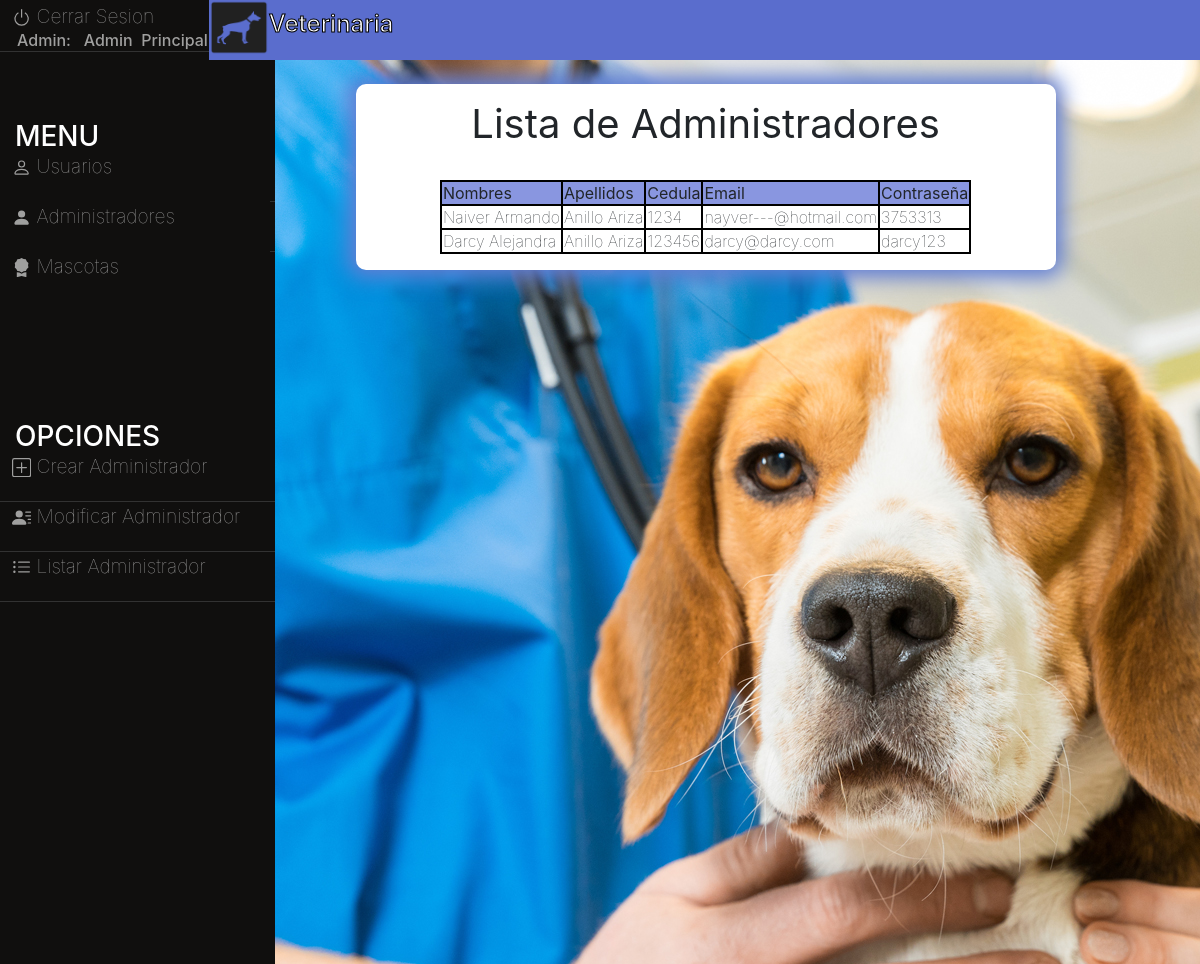
/Veterinaria/menuprinc.php?a2=list (signed in), run on the app's committed database.
### tables this page shows
CREATE TABLE `administrador` (
  `p_nombre` varchar(100) NOT NULL,
  `s_nombre` varchar(100) NOT NULL,
  `p_apellido` varchar(100) NOT NULL,
  `s_apellido` varchar(100) NOT NULL,
  `cedula` varchar(30) NOT NULL,
  `mail` varchar(100) NOT NULL,
  `password` varchar(30) NOT NULL,
  `creador` varchar(100) NOT NULL,
  `idcreador` varchar(30) NOT NULL
);

### Veterinaria/conexion.php (called while the page is built, shortened)
<?php
class conexion{
	public function conectar(){
		$this->lin = mysqli_connect("localhost", "anillonaiver", "naiver3753313", "veterinaria");
		return $this->lin;
	}
}
?>

### Veterinaria/admin.php (called while the page is built, shortened)
<?php
class admin{
	public function lista($creador,$cedcreador,$lin){
		$sql = "SELECT * FROM administrador WHERE idcreador = '$cedcreador' AND creador = '$creador'";
		$result = $lin->query($sql);
		$arr=array();
		while ($fila = $result->fetch_assoc()){
			$arr[]=$fila;
		}
		return($arr);
	}
}
?>

### Veterinaria/crudAdm.php (the view, shortened to what this page needs)
<!DOCTYPE html>
<html>
<head>
</head>
<body>
	<div class="contenedor">
		<div class="contenido"><br>
			<div class="box box-shadow">
<?php
	require_once("conexion.php");
	require_once("admin.php");
	$con = new conexion();
	$admin = new admin();
			?>
		<?php
	if (isset($_SESSION['listadmin'])) {
		if ($_SESSION['listadmin'] == "True") {
			$arr=$admin->lista($_SESSION['nomlogin'],$_SESSION['cedlogin'],$con->conectar());
			if (empty($arr)) {
				?>
					<h1><center><b>Lista de Administradores</center></h1></b><br>
					<br>
					<div class="alert alert-warning" style="color: #ADA226; border: 2px solid #ADA226; border-radius: 10px; padding: 12px" role="alert">
			  				<b>No hay Registros.
					</div>
				<?php
			}else{
				?>
				<link rel="stylesheet" type="text/css" href="style.css">
				<h1><center><b>Lista de Administradores</center></h1></b><br>
					<center><table>
						<tr style="background: #8996E0;">
								<th><b>Nombres</th><th><b>Apellidos</th><th><b>Cedula</th><th><b>Email</th><th><b>Contraseña</th>
						</tr>
						<?php
						for ($i=0; $i <count($arr) ; $i++) {
						?>
						<tr>
							<td>
								<?php echo $arr[$i]['p_nombre']."  ".$arr[$i]['s_nombre']?>
							</td>
							<td>
								<?php echo $arr[$i]['p_apellido']."  ".$arr[$i]['s_apellido']?>
							</td>
							<td>
								<?php echo $arr[$i]['cedula']?>
							</td>
							<td>
								<?php echo $arr[$i]['mail']?>
							</td>
							<td>
								<?php echo $arr[$i]['password']?>
							</td>
						</tr>
				<?php
				}
			?></table></center><?php
			}
		}
	}
			?>
			</div>
		</div>
	</div>
</body>
</html>

### Veterinaria/menuprinc.php (shortened to what this page needs)
<?php
if(!isset($_SESSION['Reg'])){
	header('Location: login.php');
}else{
	if($_SESSION['Reg']!='ok'){
		header('Location: login.php');
	}else{
		include("index.php");
		if (isset($_GET['a2'])) {
			if ($_GET['a2']=='list'){
				include("menuadm.php");
				include("crudAdm.php");
			}
		}
	}
}
?>

### Veterinaria/menu.php (shortened to what this page needs)
<head>
	<link rel="stylesheet" type="text/css" href="style.css">
	<link rel="stylesheet" href="https://stackpath.bootstrapcdn.com/bootstrap/4.4.1/css/bootstrap.min.css">
</head>
<body>
	<header>
		<nav>
			<ul>
				<nav class="closet">
					<ul>
						<li>
							<a href="menuprinc.php?b=del" class="menu"><svg class="bi bi-power" width="1em" height="1em" viewBox="0 0 16 16" fill="currentColor" xmlns="http://www.w3.org/2000/svg">
	  <path fill-rule="evenodd" d="M5.578 4.437a5 5 0 104.922.044l.5-.866a6 6 0 11-5.908-.053l.486.875z" clip-rule="evenodd"/>
	  <path fill-rule="evenodd" d="M7.5 8V1h1v7h-1z" clip-rule="evenodd"/>
	</svg> Cerrar Sesion<br><h6>&nbsp;&nbsp;&nbsp;&nbsp;Admin:&nbsp;&nbsp;&nbsp;<?php echo $_SESSION['nomlogin'];
?>&nbsp;&nbsp;<?php echo $_SESSION['apelogin'];
?></h6></a>
						</li>
					</ul>
				</nav>
					<h3>&nbsp;&nbsp;MENU</h3>
				<li>
					<a href="menuprinc.php?a=usu" class="menu"> Usuarios</a>
				</li>
				<li>
					<a href="menuprinc.php?a=adm" class="menu"><svg class="bi bi-person-fill" width="1em" height="1em" viewBox="0 0 16 16" fill="currentColor" xmlns="http://www.w3.org/2000/svg">
	  <path fill-rule="evenodd" d="M3 14s-1 0-1-1 1-4 6-4 6 3 6 4-1 1-1 1H3zm5-6a3 3 0 100-6 3 3 0 000 6z" clip-rule="evenodd"/>
	</svg> Administradores</a>
				</li>
				<li>
					<a href="menuprinc.php?a=mas" class="menu"> Mascotas</a>
				</li>
			</ul>
		</nav>
	</header>
</body>

### Veterinaria/index.php (shortened to what this page needs)
<?php include("menu.php");?>
<div class="contenedor">
	<body style="background-image: url(fondo.jpg);">
		<div class="navegador"><img src="iconodog.png" width="60" height="55"><label><h4 style="-webkit-text-stroke: 1px black;">Veterinaria</h4></label></div>
		<head>
			<link rel="stylesheet" type="text/css" href="style.css">
		</head>
	</body>
</div>

### Veterinaria/menuadm.php (shortened to what this page needs)
<head>
	<link rel="stylesheet" type="text/css" href="style.css">
</head>
<header>
	<nav class="submenu">
		<ul class="submenu">
			<h3 class="submenu">&nbsp;&nbsp;OPCIONES</h3>
			<li>
				<a href="menuprinc.php?a2=crear" class="menu"> Crear Administrador</a>
			</li>
			<li>
				<a href="menuprinc.php?a2=mod" class="menu"> Modificar Administrador</a>
			</li>
			<li>
				<a href="menuprinc.php?a2=list" class="menu"> Listar Administrador</a>
			</li>
		</ul>
	</nav>
</header>

### Veterinaria/style.css (style rules this page uses)
table, th, td { border: 2px solid black; border-collapse: collapse; }
th, td { padding: 1px; }
* { margin: 0px; padding:0px; font-weight: lighter; }
.box { padding: 1em; width: 700px; margin: 0 auto; background-size: cover; background: white; border-radius: 10px; }
.box-shadow { -webkit-box-shadow: -1px 0px 20px 8px rgba(97,126,212,1); -moz-box-shadow: -1px 0px 20px 8px rgba(97,126,212,1); box-shadow: -1px 0px 20px 8px rgba(97,126,212,1); }
nav { position: fixed; width: 275px; height: 100%; background-color: #2d2d2d; background:#100F0E; }
nav.submenu { position: fixed; top: 300px; width: 275px; height: 100%; background-color: #2d2d2d; background:#100F0E; }
nav.closet { position: fixed; top: -150px; width: 270px; height: 100%; background-color: #2d2d2d; background:#100F0E; }
ul { margin-top: 152px; list-style: none; display: block; }
li { width: 100%; height: 50px; border-bottom: 1px solid #323232; overflow: hidden; }
a.menu { position: relative; padding: 12px; padding-right: 25px; color: white; opacity: .6; font-size: 1.2em; -webkit-transition: opacity .2s; text-decoration: none; }
h3 { position: fixed; top: 120px; color: white; }
h3.submenu { position: fixed; top: 420px; color: white; }
div.contenido { position: relative; left: 17.4%; width: 82.8%; height: 113%; }
.contenedor { width: 100%; margin:0 auto; overflow: hidden; }
div.navegador { position: relative; left: 17.4%; background: #5A6DCD; color: white; width: 82.8%; height: 60px; }

### data on the page
administrador: p_nombre "Naiver", s_nombre "Armando", p_apellido "Anillo", s_apellido "Ariza", cedula "1234", mail "nayver---@hotmail.com", password "3753313"
administrador: p_nombre "Darcy", s_nombre "Alejandra", p_apellido "Anillo", s_apellido "Ariza", cedula "123456", mail "darcy@darcy.com", password "darcy123"

### other printed values
$_SESSION['nomlogin'] "Admin"
$_SESSION['apelogin'] "Principal"
